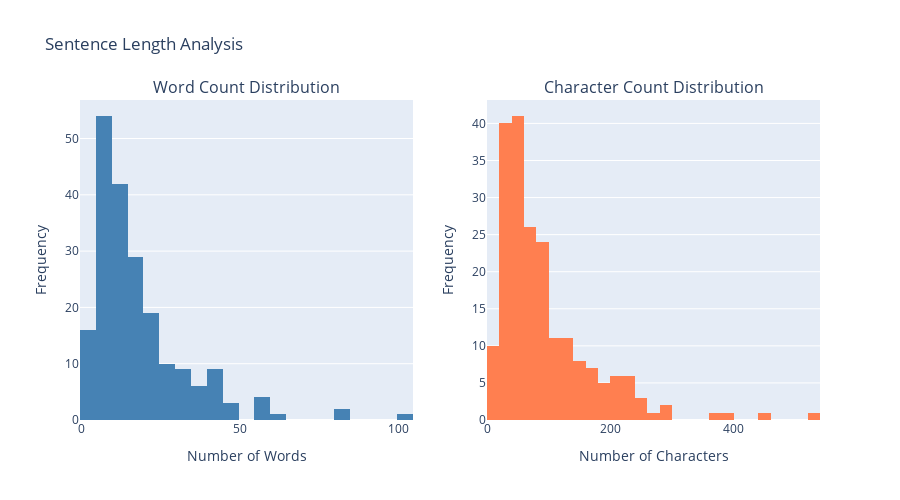
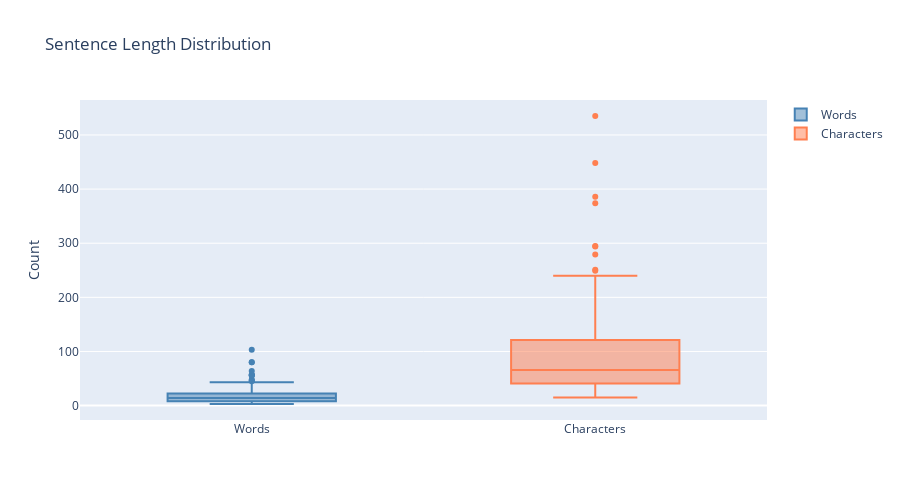

Notebook source saved alongside these figures, in order:
### Code cell
# Visualize sentence length distribution
fig = make_subplots(
    rows=1, cols=2,
    subplot_titles=('Word Count Distribution', 'Character Count Distribution')
)

# Word count histogram
fig.add_trace(
    go.Histogram(x=sentence_lengths, nbinsx=30, marker_color='steelblue',
                name='Word Count'),
    row=1, col=1
)

# Character count histogram
fig.add_trace(
    go.Histogram(x=char_lengths, nbinsx=30, marker_color='coral',
                name='Character Count'),
    row=1, col=2
)

fig.update_xaxes(title_text="Number of Words", row=1, col=1)
fig.update_xaxes(title_text="Number of Characters", row=1, col=2)
fig.update_yaxes(title_text="Frequency", row=1, col=1)
fig.update_yaxes(title_text="Frequency", row=1, col=2)

fig.update_layout(height=500, showlegend=False, title_text="Sentence Length Analysis")
fig.show()

# Box plot
fig = go.Figure()
fig.add_trace(go.Box(y=sentence_lengths, name='Words', marker_color='steelblue'))
fig.add_trace(go.Box(y=char_lengths, name='Characters', marker_color='coral'))
fig.update_layout(title='Sentence Length Distribution', yaxis_title='Count', height=500)
fig.show()

### Figure 1 — Plotly figure (JSON) as saved in the notebook; plotly's stock layout.template omitted (floating-point values rounded to 4 significant figures; data arrays with more than 128 entries replaced by an {"elided": "..."} marker saying what was removed)
{"data": [{"marker": {"color": "steelblue"}, "name": "Word Count", "nbinsx": 30, "type": "histogram", "x": {"elided": "205 int values"}, "xaxis": "x", "yaxis": "y"}, {"marker": {"color": "coral"}, "name": "Character Count", "nbinsx": 30, "type": "histogram", "x": {"elided": "205 int values"}, "xaxis": "x2", "yaxis": "y2"}], "layout": {"annotations": [{"font": {"size": 16}, "showarrow": false, "text": "Word Count Distribution", "x": 0.225, "xanchor": "center", "xref": "paper", "y": 1, "yanchor": "bottom", "yref": "paper"}, {"font": {"size": 16}, "showarrow": false, "text": "Character Count Distribution", "x": 0.775, "xanchor": "center", "xref": "paper", "y": 1, "yanchor": "bottom", "yref": "paper"}], "height": 500, "showlegend": false, "title": {"text": "Sentence Length Analysis"}, "xaxis": {"anchor": "y", "domain": [0, 0.45], "title": {"text": "Number of Words"}}, "xaxis2": {"anchor": "y2", "domain": [0.55, 1], "title": {"text": "Number of Characters"}}, "yaxis": {"anchor": "x", "domain": [0, 1], "title": {"text": "Frequency"}}, "yaxis2": {"anchor": "x2", "domain": [0, 1], "title": {"text": "Frequency"}}}}

### Figure 2 — Plotly figure (JSON) as saved in the notebook; plotly's stock layout.template omitted (floating-point values rounded to 4 significant figures; data arrays with more than 128 entries replaced by an {"elided": "..."} marker saying what was removed)
{"data": [{"marker": {"color": "steelblue"}, "name": "Words", "type": "box", "y": {"elided": "205 int values"}}, {"marker": {"color": "coral"}, "name": "Characters", "type": "box", "y": {"elided": "205 int values"}}], "layout": {"height": 500, "title": {"text": "Sentence Length Distribution"}, "yaxis": {"title": {"text": "Count"}}}}
